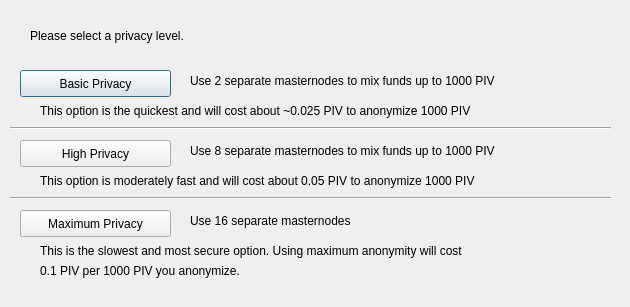
<?xml version="1.0" encoding="UTF-8"?>
<ui version="4.0">
 <class>ObfuscationConfig</class>
 <widget class="QDialog" name="ObfuscationConfig">
  <property name="geometry">
   <rect>
    <x>0</x>
    <y>0</y>
    <width>630</width>
    <height>307</height>
   </rect>
  </property>
  <property name="windowTitle">
   <string>Configure Obfuscation</string>
  </property>
  <widget class="QPushButton" name="buttonBasic">
   <property name="geometry">
    <rect>
     <x>20</x>
     <y>70</y>
     <width>151</width>
     <height>27</height>
    </rect>
   </property>
   <property name="text">
    <string>Basic Privacy</string>
   </property>
  </widget>
  <widget class="QPushButton" name="buttonHigh">
   <property name="geometry">
    <rect>
     <x>20</x>
     <y>140</y>
     <width>151</width>
     <height>27</height>
    </rect>
   </property>
   <property name="text">
    <string>High Privacy</string>
   </property>
  </widget>
  <widget class="QPushButton" name="buttonMax">
   <property name="geometry">
    <rect>
     <x>20</x>
     <y>210</y>
     <width>151</width>
     <height>27</height>
    </rect>
   </property>
   <property name="text">
    <string>Maximum Privacy</string>
   </property>
  </widget>
  <widget class="QLabel" name="label">
   <property name="geometry">
    <rect>
     <x>30</x>
     <y>20</y>
     <width>571</width>
     <height>31</height>
    </rect>
   </property>
   <property name="text">
    <string>Please select a privacy level.</string>
   </property>
  </widget>
  <widget class="QLabel" name="label_2">
   <property name="geometry">
    <rect>
     <x>190</x>
     <y>70</y>
     <width>421</width>
     <height>21</height>
    </rect>
   </property>
   <property name="text">
    <string>Use 2 separate masternodes to mix funds up to 1000 PIV</string>
   </property>
  </widget>
  <widget class="QLabel" name="label_3">
   <property name="geometry">
    <rect>
     <x>190</x>
     <y>140</y>
     <width>411</width>
     <height>21</height>
    </rect>
   </property>
   <property name="text">
    <string>Use 8 separate masternodes to mix funds up to 1000 PIV</string>
   </property>
  </widget>
  <widget class="QLabel" name="label_4">
   <property name="geometry">
    <rect>
     <x>190</x>
     <y>210</y>
     <width>421</width>
     <height>21</height>
    </rect>
   </property>
   <property name="text">
    <string>Use 16 separate masternodes</string>
   </property>
  </widget>
  <widget class="QLabel" name="label_6">
   <property name="geometry">
    <rect>
     <x>40</x>
     <y>100</y>
     <width>561</width>
     <height>21</height>
    </rect>
   </property>
   <property name="text">
    <string>This option is the quickest and will cost about ~0.025 PIV to anonymize 1000 PIV</string>
   </property>
  </widget>
  <widget class="QLabel" name="label_7">
   <property name="geometry">
    <rect>
     <x>40</x>
     <y>170</y>
     <width>561</width>
     <height>21</height>
    </rect>
   </property>
   <property name="text">
    <string>This option is moderately fast and will cost about 0.05 PIV to anonymize 1000 PIV</string>
   </property>
  </widget>
  <widget class="QLabel" name="label_8">
   <property name="geometry">
    <rect>
     <x>40</x>
     <y>240</y>
     <width>561</width>
     <height>21</height>
    </rect>
   </property>
   <property name="text">
    <string>This is the slowest and most secure option. Using maximum anonymity will cost</string>
   </property>
  </widget>
  <widget class="QLabel" name="label_9">
   <property name="geometry">
    <rect>
     <x>40</x>
     <y>260</y>
     <width>561</width>
     <height>21</height>
    </rect>
   </property>
   <property name="text">
    <string>0.1 PIV per 1000 PIV you anonymize.</string>
   </property>
  </widget>
  <widget class="Line" name="line">
   <property name="geometry">
    <rect>
     <x>10</x>
     <y>120</y>
     <width>601</width>
     <height>16</height>
    </rect>
   </property>
   <property name="orientation">
    <enum>Qt::Horizontal</enum>
   </property>
  </widget>
  <widget class="Line" name="line_2">
   <property name="geometry">
    <rect>
     <x>10</x>
     <y>190</y>
     <width>601</width>
     <height>16</height>
    </rect>
   </property>
   <property name="orientation">
    <enum>Qt::Horizontal</enum>
   </property>
  </widget>
 </widget>
 <resources/>
 <connections/>
</ui>
